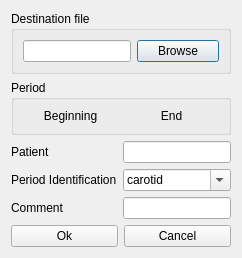
<?xml version="1.0" encoding="UTF-8"?>
<ui version="4.0">
 <class>Dialog</class>
 <widget class="QDialog" name="Dialog">
  <property name="windowTitle">
   <string>Export period information</string>
  </property>
  <layout class="QVBoxLayout" name="verticalLayout">
   <item>
    <widget class="QGroupBox" name="groupBox">
     <property name="title">
      <string>Destination file</string>
     </property>
     <layout class="QFormLayout" name="formLayout_3">
      <item row="0" column="1">
       <widget class="QPushButton" name="btnBrowse">
        <property name="text">
         <string>Browse</string>
        </property>
       </widget>
      </item>
      <item row="0" column="0">
       <widget class="QLineEdit" name="txtFile"/>
      </item>
     </layout>
    </widget>
   </item>
   <item>
    <widget class="QGroupBox" name="groupBox_2">
     <property name="title">
      <string>Period</string>
     </property>
     <layout class="QHBoxLayout" name="horizontalLayout_2">
      <item>
       <widget class="QLabel" name="lblPeriodStart">
        <property name="sizePolicy">
         <sizepolicy hsizetype="Preferred" vsizetype="Fixed">
          <horstretch>0</horstretch>
          <verstretch>0</verstretch>
         </sizepolicy>
        </property>
        <property name="text">
         <string>Beginning</string>
        </property>
        <property name="alignment">
         <set>Qt::AlignCenter</set>
        </property>
       </widget>
      </item>
      <item>
       <widget class="QLabel" name="lblPeriodStop">
        <property name="sizePolicy">
         <sizepolicy hsizetype="Preferred" vsizetype="Fixed">
          <horstretch>0</horstretch>
          <verstretch>0</verstretch>
         </sizepolicy>
        </property>
        <property name="text">
         <string>End</string>
        </property>
        <property name="alignment">
         <set>Qt::AlignCenter</set>
        </property>
       </widget>
      </item>
     </layout>
    </widget>
   </item>
   <item>
    <layout class="QFormLayout" name="formLayout">
     <item row="0" column="0">
      <widget class="QLabel" name="label">
       <property name="text">
        <string>Patient</string>
       </property>
      </widget>
     </item>
     <item row="0" column="1">
      <widget class="QLineEdit" name="txtPatient">
       <property name="sizePolicy">
        <sizepolicy hsizetype="Preferred" vsizetype="Fixed">
         <horstretch>0</horstretch>
         <verstretch>0</verstretch>
        </sizepolicy>
       </property>
      </widget>
     </item>
     <item row="1" column="0">
      <widget class="QLabel" name="label_7">
       <property name="text">
        <string>Period Identification</string>
       </property>
      </widget>
     </item>
     <item row="1" column="1">
      <widget class="QComboBox" name="txtPeriod">
       <property name="editable">
        <bool>true</bool>
       </property>
       <item>
        <property name="text">
         <string>carotid</string>
        </property>
       </item>
       <item>
        <property name="text">
         <string>ascending</string>
        </property>
       </item>
       <item>
        <property name="text">
         <string>descending</string>
        </property>
       </item>
       <item>
        <property name="text">
         <string>renal</string>
        </property>
       </item>
       <item>
        <property name="text">
         <string>iliac</string>
        </property>
       </item>
       <item>
        <property name="text">
         <string>bolus</string>
        </property>
       </item>
      </widget>
     </item>
     <item row="2" column="0">
      <widget class="QLabel" name="label_2">
       <property name="text">
        <string>Comment</string>
       </property>
      </widget>
     </item>
     <item row="2" column="1">
      <widget class="QLineEdit" name="txtComment"/>
     </item>
    </layout>
   </item>
   <item>
    <layout class="QHBoxLayout" name="horizontalLayout_3">
     <item>
      <widget class="QPushButton" name="btnOk">
       <property name="text">
        <string>Ok</string>
       </property>
      </widget>
     </item>
     <item>
      <widget class="QPushButton" name="btnCancel">
       <property name="text">
        <string>Cancel</string>
       </property>
      </widget>
     </item>
    </layout>
   </item>
  </layout>
 </widget>
 <resources/>
 <connections/>
</ui>
